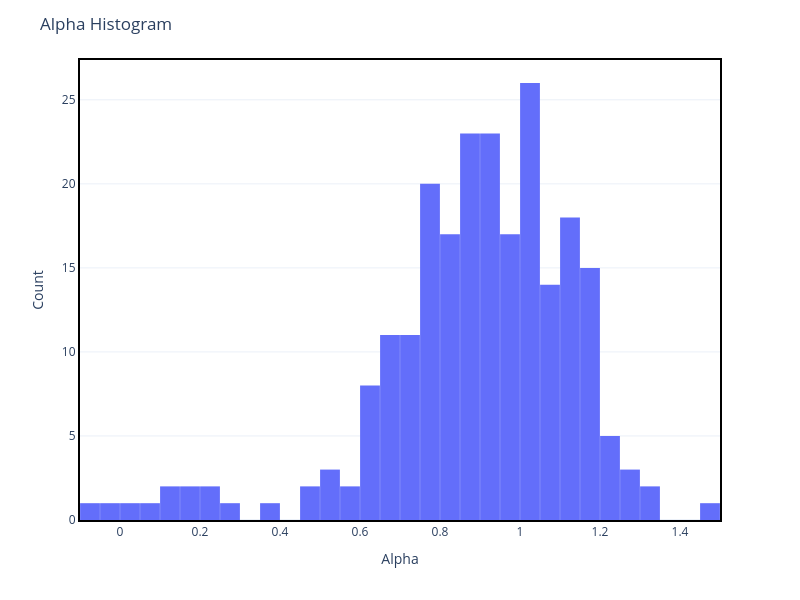
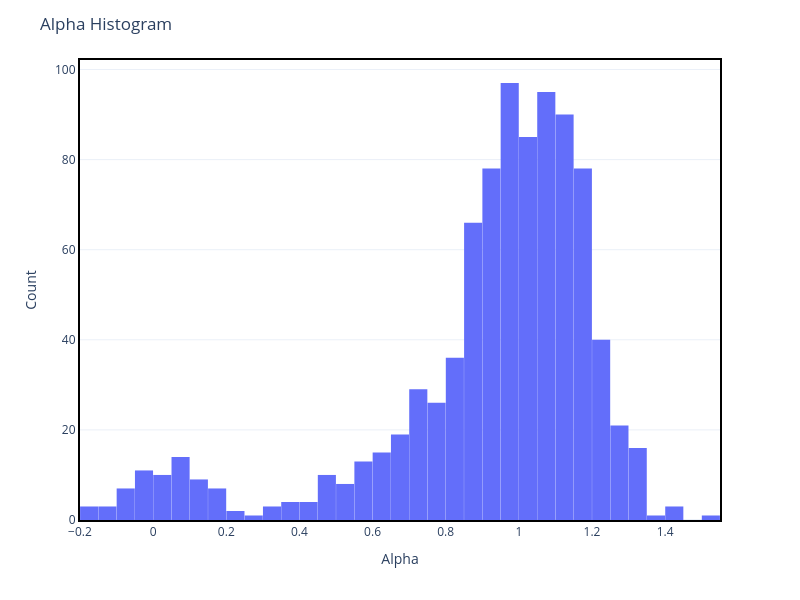
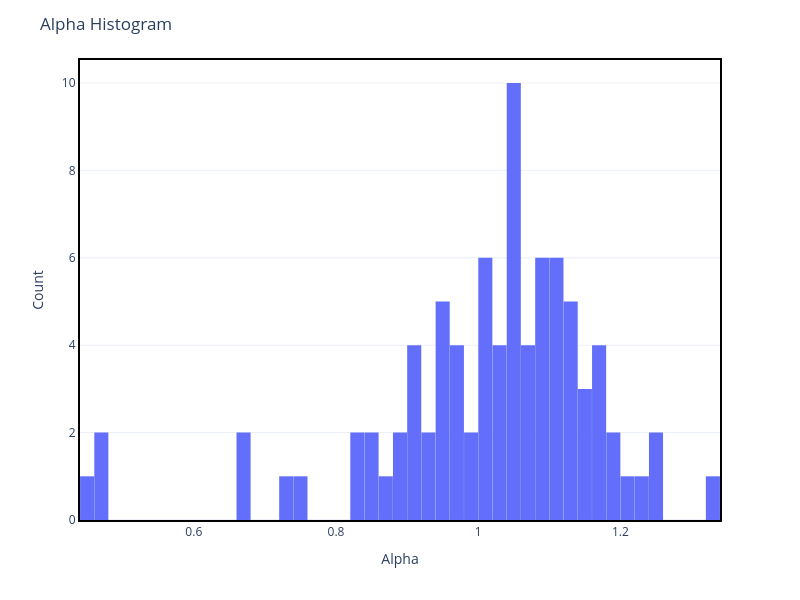

Source (notebook cell) for these figures, in order:
### Code cell
reload_modules()

laf.plotly_plot_alpha_hist(df_in)
laf.plotly_plot_alpha_hist(df_out)
laf.plotly_plot_alpha_hist(df_cross)

### Figure 1 — Plotly figure (JSON) as saved in the notebook; plotly's stock layout.template omitted (floating-point values rounded to 4 significant figures; data arrays with more than 128 entries replaced by an {"elided": "..."} marker saying what was removed)
{"data": [{"bingroup": "x", "hovertemplate": "x=%{x}<br>count=%{y}<extra></extra>", "legendgroup": "", "marker": {"color": "#636efa", "pattern": {"shape": ""}}, "name": "", "nbinsx": 50, "orientation": "v", "showlegend": false, "type": "histogram", "x": {"elided": "233 float values"}, "xaxis": "x", "yaxis": "y"}], "layout": {"bargap": 0.01, "barmode": "relative", "height": 600, "legend": {"tracegroupgap": 0}, "margin": {"t": 60}, "showlegend": false, "title": {"text": "Alpha Histogram"}, "width": 800, "xaxis": {"anchor": "y", "domain": [0, 1], "linecolor": "black", "linewidth": 2, "mirror": true, "showline": true, "title": {"text": "Alpha"}}, "yaxis": {"anchor": "x", "domain": [0, 1], "linecolor": "black", "linewidth": 2, "mirror": true, "showline": true, "title": {"text": "Count"}}}}

### Figure 2 — Plotly figure (JSON) as saved in the notebook; plotly's stock layout.template omitted (floating-point values rounded to 4 significant figures; data arrays with more than 128 entries replaced by an {"elided": "..."} marker saying what was removed)
{"data": [{"bingroup": "x", "hovertemplate": "x=%{x}<br>count=%{y}<extra></extra>", "legendgroup": "", "marker": {"color": "#636efa", "pattern": {"shape": ""}}, "name": "", "nbinsx": 50, "orientation": "v", "showlegend": false, "type": "histogram", "x": {"elided": "905 float values"}, "xaxis": "x", "yaxis": "y"}], "layout": {"bargap": 0.01, "barmode": "relative", "height": 600, "legend": {"tracegroupgap": 0}, "margin": {"t": 60}, "showlegend": false, "title": {"text": "Alpha Histogram"}, "width": 800, "xaxis": {"anchor": "y", "domain": [0, 1], "linecolor": "black", "linewidth": 2, "mirror": true, "showline": true, "title": {"text": "Alpha"}}, "yaxis": {"anchor": "x", "domain": [0, 1], "linecolor": "black", "linewidth": 2, "mirror": true, "showline": true, "title": {"text": "Count"}}}}

### Figure 3 — Plotly figure (JSON) as saved in the notebook; plotly's stock layout.template omitted (floating-point values rounded to 4 significant figures)
{"data": [{"bingroup": "x", "hovertemplate": "x=%{x}<br>count=%{y}<extra></extra>", "legendgroup": "", "marker": {"color": "#636efa", "pattern": {"shape": ""}}, "name": "", "nbinsx": 50, "orientation": "v", "showlegend": false, "type": "histogram", "x": [0.8208, 0.9636, 1.106, 0.9587, 0.9093, 1.05, 0.8661, 1.009, 1.001, 1.028, 0.7561, 0.8394, 0.9106, 1.045, 1.096, 1.05, 1.252, 0.901, 1.133, 0.4514, 1.104, 0.8557, 1.086, 1.175, 1.042, 1.056, 1.106, 1.237, 0.9471, 1.115, 1.029, 1.018, 1.117, 1.154, 1.058, 0.9799, 1.087, 1.175, 0.8504, 0.9301, 0.9243, 0.9947, 0.8824, 0.9609, 1.071, 1.014, 1.069, 0.8984, 1.139, 1.149, 1.051, 0.47, 1.045, 1.092, 1.086, 1.087, 0.6622, 1.059, 0.7317, 0.4754, 1.134, 1.189, 0.6615, 1.073, 1.103, 1.034, 1.008, 1.161, 0.9468, 1.169, 1.044, 0.9646, 1.022, 1.254, 1.21, 1.009, 0.9976, 1.133, 1.066, 1.126, 1.326, 0.9547, 1.155, 0.9455, 1.194, 0.9036], "xaxis": "x", "yaxis": "y"}], "layout": {"bargap": 0.01, "barmode": "relative", "height": 600, "legend": {"tracegroupgap": 0}, "margin": {"t": 60}, "showlegend": false, "title": {"text": "Alpha Histogram"}, "width": 800, "xaxis": {"anchor": "y", "domain": [0, 1], "linecolor": "black", "linewidth": 2, "mirror": true, "showline": true, "title": {"text": "Alpha"}}, "yaxis": {"anchor": "x", "domain": [0, 1], "linecolor": "black", "linewidth": 2, "mirror": true, "showline": true, "title": {"text": "Count"}}}}
